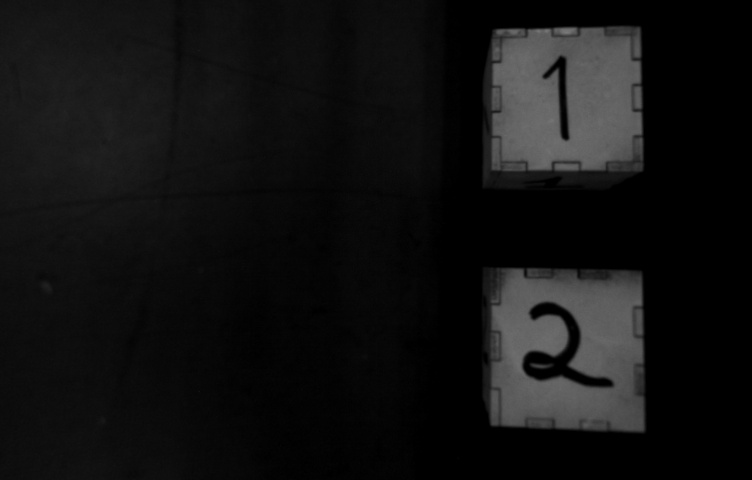
#> input picture vision/src/data/cubes/duo/1_2_1.jpg, 752 x 480 px; its folder holds only this picture in this run
$ python detection.py
#> lines starting #> are read from the running program, lines starting #| are printed output that depends on the picture; after the words box and inside, x2 and y2 are one past the last pixel; in counts of white or black regions, pixels touching at a corner belong together
### vision/src/vis.py
"""
Visualization using visdom.
"""
import numpy as np
import matplotlib.pyplot as plt
from itertools import *

# [46 lines left out: functions preview_loader, preview_kernels, plot_learning_curves, not called in this run]

def show_image(im, title):
    """
    This function shows an image.
    """
#> called with title = 'Image sample'
    plt.imshow(im)
    plt.colorbar()
    plt.title(title)
    plt.show()
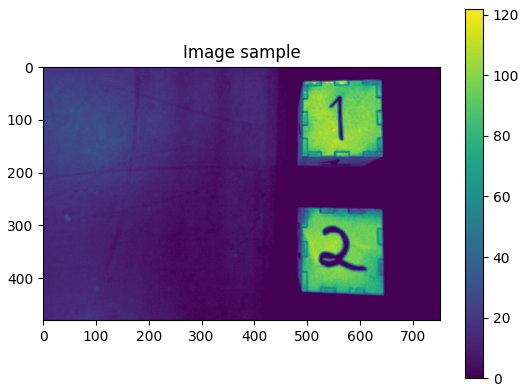
#> figure drawn by matplotlib, 2 panels

# [12 lines left out: function show_binary, not called in this run]

### vision/src/detection.py
"""
This module contains utilities functions used in the preprocessing phase of the detection.
"""
import imageio
import glob
import matplotlib.pyplot as plt
import numpy as np
import skimage.transform as tf
from skimage.filters import threshold_otsu
from skimage.measure import (approximate_polygon, find_contours)
from skimage.morphology import (closing, convex_hull_object, square)
from skimage.segmentation import clear_border
from scipy.spatial import ConvexHull

try:
    import vis
except ImportError:
    import vis


def rescale(imag, debug=False):
    """
    This function returns a rescaled version of the image.
    This means that values all lies in [0, 1].
    """
#> called with debug = False

    imag = imag.copy()
    imag = imag/255.0
    # We rescale the pixels to have minimum value of 0 and max value of 1.


    if debug:
        plt.imshow(imag, cmap="gray")
        plt.title("rescaled image")
        plt.colorbar()
        plt.show()

    return imag

def binarize(imag, debug=False):
    """
    This function returns a binarized version of the image.
    """

    imag = imag.copy()

    # We compute an optimal threshold and form a binary image
    th_value = threshold_otsu(imag)
    binar = imag > th_value
    binar = closing(binar, square(20))
    clear_border(binar)
    binar = convex_hull_object(binar)

    if debug:
        fig, ax = plt.subplots()
        #ax.imshow(imag, cmap='gray')
        ax.imshow(binar, alpha=0.4, cmap='gray')
        fig.suptitle("Binary image")
        plt.show()

    return binar


def approximate_square(contour):
    """
    This function approximates a contour with a square.
    """

    tol = 50

    # While the right number of segments is not found, we modify the tolerance consequently.
    for _ in range(50):
        coords = approximate_polygon(contour, tolerance=tol)
        coords = np.flip(coords[0:-1], axis=1)
        if coords.shape[0] == 4:
            return coords
        if coords.shape[0] < 4:
            print("Failed to approximate square with tolerance {}, found {} points. Retrying."\
                .format(tol, coords.shape[0]))
            tol -= 1
        else:
            print("Failed to approximate square with tolerance {}, found {} points. Retrying."\
                .format(tol, coords.shape[0]))
            tol += 1

    raise Exception("Failed to approximate square")


def reorder_contour(contour):
    """
    This function allows to reorder the contour so that the down-right point is always first, and
    points are ordered clockwise.
    """

    # We reorder the points


    contour_x = np.array(contour)[:,0]
    contour_y = np.array(contour)[:,1]

    sum = contour_x + contour_y
    index_1 = np.where(sum == np.amax(sum))[0][0]
    index_3 = np.where(sum == np.amin(sum))[0][0]
    min_x=1000.0
    min_index_x=0
    max_x = 0.0
    max_index_x=0
    for i in range(4):
        if (not(i==index_1 or i==index_3)):
            if (contour_x[i]<min_x):
                min_x = contour_x[i]
                min_index_x = i
            if (contour_x[i]>max_x):
                max_x = contour_x[i]
                max_index_x = i
    index_2 = min_index_x
    index_4 = max_index_x
    contour = np.array([
        contour[index_1].tolist(),
        contour[index_2].tolist(),
        contour[index_3].tolist(),
        contour[index_4].tolist()
    ])


    return contour


def get_box_contours(imag, debug=False):
    """
    This function takes as input a single channel image, and returns a list of contours bounding
    the cubes.
    """

    # We make sure that we work on a local copy of the image
    imag = imag.copy()

    # We turn the image to a binary one
    binar = binarize(imag)

    # We extract the contours, and keep only the largest ones.
    ctrs = find_contours(binar, 0.5)
    surface =[]
    for ctr in ctrs:
        surface.append(ConvexHull(ctr).area)
    mean = sum(surface)/len(surface)

    ctrs = [ctr for i, ctr in enumerate(ctrs) if surface[i] > mean/2]


    # We approximate the contours by squares and reorder the points
    # Use `approximate_square`
    ctrs = [approximate_square(c) for c in ctrs]
    ctrs = [reorder_contour(c) for c in ctrs]


    if debug:
        plt.imshow(imag)
        plt.imshow(binar, alpha=0.4)
        for coords in ctrs:
            plt.plot(coords[:,0], coords[:, 1], 'og', linewidth=2)
            plt.plot(coords.mean(axis=0)[0], coords.mean(axis=0)[1], 'or')
            ind = [1, 2, 3, 4]
            for i, txt in enumerate(ind):
                plt.annotate(txt, (coords[i, 0], coords[i, 1]))
        plt.title("Contours found")
        plt.show()

    return ctrs


def get_sprites(imag, ctrs, debug=False):
    """
    This function computes a projective transform from the source (mnist image) to
    the destination (contour) and extracts the warped sprite.
    """

    # We make sure that we work on a local copy of the image
    imag = imag.copy()

    # We loop through the sprites
    sprts = []

    for contour in ctrs:

        # We compute the projective transform

        destination_points = np.array(
            [
                [28, 28],
                [0, 28],
                [0, 0],
                [28, 0]
            ]
        )

        tform = tf.estimate_transform('similarity', contour, destination_points)


        # We transform the image

        warped = tf.warp(imag, inverse_map=tform.inverse)[:28, :28]

        if debug:
            _, axis = plt.subplots(nrows=2, figsize=(8, 3))
            axis[0].imshow(imag)
            axis[0].plot(destination_points[:, 0], destination_points[:, 1], '.r')
            axis[1].imshow(warped)
            plt.show()

        sprts.append(warped)

    return sprts


def preprocess_sprites(sprts, debug=False):
    """
    This function preprocesses sprites to make them closer to the mnist images.
    """

    out_sprites = []

    for imag in sprts:

        # We make a local copy
        imag = imag.copy()

        # We rescale, inverse and normalize.

        imag = 1.0 - imag
        imag = imag - imag.mean()
        imag = imag/imag.std()

        if debug:
            plt.imshow(imag)
            plt.title("Pre-processed sprites")
            plt.colorbar()
            plt.show()

        out_sprites.append(imag)

    return out_sprites


if __name__ == "__main__":

    print("0) Getting images:")
    test_data = glob.glob('data/cubes/*/*.jpg')
    print("Found test images: {}".format(test_data))
    images = []
    for path in test_data:
        images.append(imageio.imread(path)[:, :, 0])
    images = np.array(images)
    vis.show_image(images[0], "Image sample")

    print("Ok\n\n1) Rescaling image")
    rescaled = rescale(images[0], debug=False)
    assert rescaled.max() <= 1.
    assert rescaled.min() >= 0.

    #print("OK\n\n2) Binarizing image")
    #for im in images:
    #    binarize(im, debug=False)

    print("OK\n\n3) Getting boxes")
    ctrs = []
    for im in images:
        ctrs.append(get_box_contours(im, debug=False))
#> this loop made 2 passes
#> mean in get_box_contours on pass 2: 606.9
#> pass 1, in binarize, `binar = imag > th_value`:
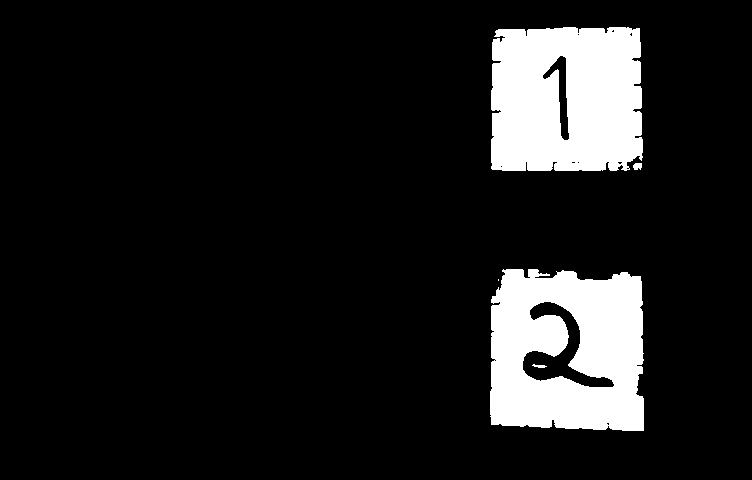
#> binar: shape (480, 752) bool; 11.3% white; 5 white regions (1 under 20 px), largest, box (x1, y1, x2, y2) and area: (490, 269, 644, 431) 20525, (491, 27, 643, 171) 20217, (633, 163, 642, 170) 53, (532, 364, 547, 368) 35
#> pass 1, in binarize, `binar = convex_hull_object(binar)`:
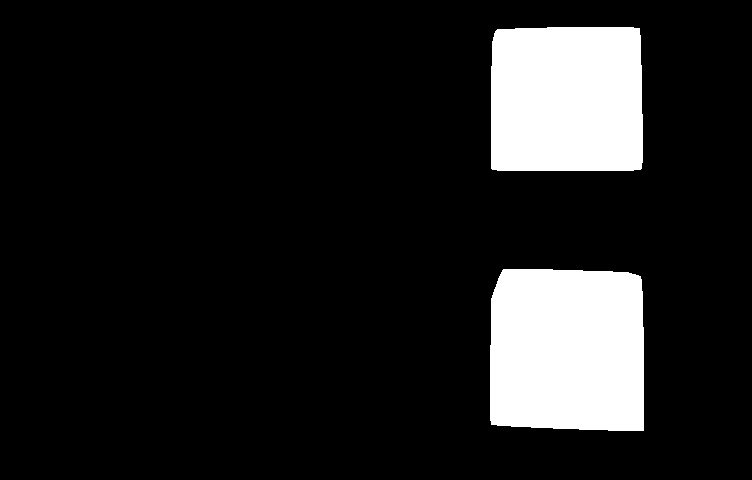
#> binar: shape (480, 752) bool; 12.6% white; 2 white regions, box (x1, y1, x2, y2) and area: (490, 269, 644, 431) 24069, (491, 27, 643, 171) 21581
#> pass 2, in get_box_contours (call 2), `imag = imag.copy()`:
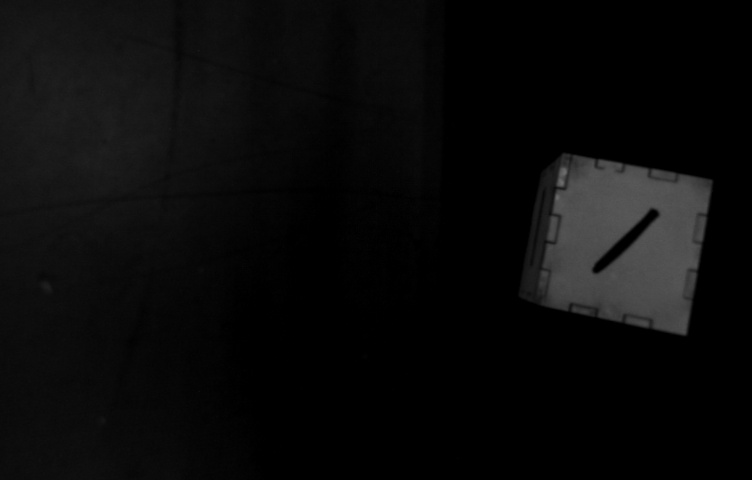
#> imag: shape (480, 752); min 0, max 108, mean 10.4
#> after the loop, ctrs = [[[[633, 170.5], [490.5, 168], [497, 28.5], [639.5, 28]], [[643, 430.5], [490.5, 424], [503, 268.5], [640.5, 276]]], [[[685, 334.5], [542.5, 303], [564, 153.5], [711.5, 181]]]]

    print("OK\n\n4) Getting sprites")
    sprites = []
    for i in range(images.shape[0]):
        sprites.append(get_sprites(images[i], ctrs[i], debug=False))
#> after the loop, sprites = 2 items

    print("OK\n\n5) Pre-processing")
    for sprt in sprites:
        preprocess_sprites(sprt, debug=True)
#> this loop made 2 passes
#> pass 1, in preprocess_sprites, `plt.show()`:
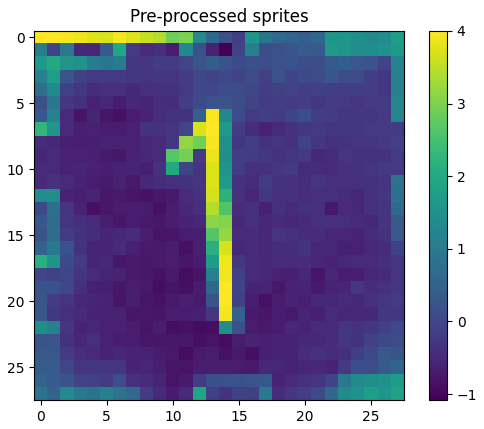
#> figure drawn by matplotlib, 2 panels
#> pass 1, in preprocess_sprites, `plt.show()`:
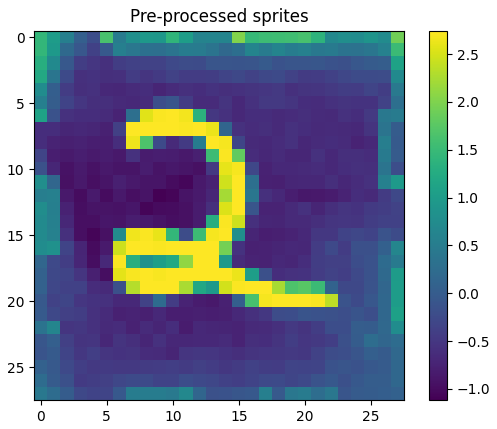
#> figure drawn by matplotlib, 2 panels
#> pass 2, in preprocess_sprites (call 2), `plt.show()`:
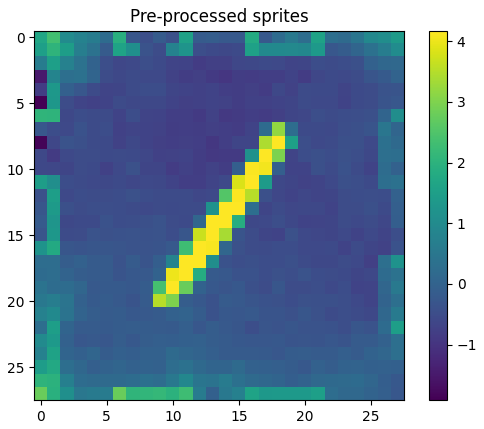
#> figure drawn by matplotlib, 2 panels
